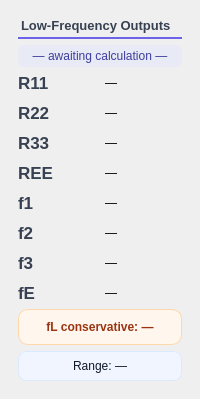
        <widget class="QFrame" name="cardOutputs">
         <property name="styleSheet">
          <string notr="true">#cardOutputs { 
background-color: #f8fafc;
color: #334155;
border-radius: 8px;
border: 1px solid #e2e8f0;
}
</string>
         </property>
         <property name="card" stdset="0">
          <bool>true</bool>
         </property>
         <layout class="QVBoxLayout" name="verticalLayoutOutputs">
          <property name="leftMargin">
           <number>18</number>
          </property>
          <property name="topMargin">
           <number>18</number>
          </property>
          <property name="rightMargin">
           <number>18</number>
          </property>
          <property name="bottomMargin">
           <number>18</number>
          </property>
          <item>
           <widget class="QLabel" name="labelLowTitle">
            <property name="sizePolicy">
             <sizepolicy hsizetype="Preferred" vsizetype="Fixed">
              <horstretch>0</horstretch>
              <verstretch>0</verstretch>
             </sizepolicy>
            </property>
            <property name="styleSheet">
             <string notr="true">QLabel {
    color: #374151;
    font-size: 13px;
    font-weight: 600;
	background-color: transparent;
    padding-bottom: 4px;
    border: none;
    border-bottom: 2px solid #6D63E8;
	
	
	font: 13pt &quot;Rockwell&quot;;
}</string>
            </property>
            <property name="text">
             <string>Low-Frequency Outputs</string>
            </property>
            <property name="sectionTitle" stdset="0">
             <bool>true</bool>
            </property>
           </widget>
          </item>
          <item>
           <widget class="QLabel" name="labelMode">
            <property name="styleSheet">
             <string notr="true">QLabel {
    background-color: #e8eaf6;
    color: #3d3d9e;
    border-radius: 6px;
    font: 700 11pt &quot;Rockwell&quot;;
    padding: 4px 14px; 
    qproperty-alignment: AlignCenter;
}</string>
            </property>
            <property name="text">
             <string>— awaiting calculation —</string>
            </property>
            <property name="alignment">
             <set>Qt::AlignmentFlag::AlignCenter</set>
            </property>
           </widget>
          </item>
          <item>
           <layout class="QGridLayout" name="gridLowOutputs">
            <property name="spacing">
             <number>10</number>
            </property>
            <item row="0" column="0">
             <widget class="QLabel" name="labelR11Text">
              <property name="styleSheet">
               <string notr="true">QLabel {
    color: #374151;
    font-family: &quot;Rockwell&quot;;
    font-size: 13pt;
    font-weight: bold;
    background: transparent;
    border: none;
}</string>
              </property>
              <property name="text">
               <string>R11</string>
              </property>
              <property name="fieldLabel" stdset="0">
               <bool>true</bool>
              </property>
             </widget>
            </item>
            <item row="0" column="1">
             <widget class="QLabel" name="labelR11">
              <property name="text">
               <string>—</string>
              </property>
              <property name="outputBox" stdset="0">
               <bool>true</bool>
              </property>
             </widget>
            </item>
            <item row="1" column="0">
             <widget class="QLabel" name="labelR22Text">
              <property name="styleSheet">
               <string notr="true">QLabel {
    color: #374151;
    font-family: &quot;Rockwell&quot;;
    font-size: 13pt;
    font-weight: bold;
    background: transparent;
    border: none;
}</string>
              </property>
              <property name="text">
               <string>R22</string>
              </property>
              <property name="fieldLabel" stdset="0">
               <bool>true</bool>
              </property>
             </widget>
            </item>
            <item row="1" column="1">
             <widget class="QLabel" name="labelR22">
              <property name="text">
               <string>—</string>
              </property>
              <property name="outputBox" stdset="0">
               <bool>true</bool>
              </property>
             </widget>
            </item>
            <item row="2" column="0">
             <widget class="QLabel" name="labelR33Text">
              <property name="styleSheet">
               <string notr="true">QLabel {
    color: #374151;
    font-family: &quot;Rockwell&quot;;
    font-size: 13pt;
    font-weight: bold;
    background: transparent;
    border: none;
}</string>
              </property>
              <property name="text">
               <string>R33</string>
              </property>
              <property name="fieldLabel" stdset="0">
               <bool>true</bool>
              </property>
             </widget>
            </item>
            <item row="2" column="1">
             <widget class="QLabel" name="labelR33">
              <property name="text">
               <string>—</string>
              </property>
              <property name="outputBox" stdset="0">
               <bool>true</bool>
              </property>
             </widget>
            </item>
            <item row="3" column="0">
             <widget class="QLabel" name="labelREEText">
              <property name="styleSheet">
               <string notr="true">QLabel {
    color: #374151;
    font-family: &quot;Rockwell&quot;;
    font-size: 13pt;
    font-weight: bold;
    background: transparent;
    border: none;
}</string>
              </property>
              <property name="text">
               <string>REE</string>
              </property>
              <property name="fieldLabel" stdset="0">
               <bool>true</bool>
              </property>
             </widget>
            </item>
            <item row="3" column="1">
             <widget class="QLabel" name="labelREE">
              <property name="text">
               <string>—</string>
              </property>
              <property name="outputBox" stdset="0">
               <bool>true</bool>
              </property>
             </widget>
            </item>
            <item row="4" column="0">
             <widget class="QLabel" name="labelF1Text">
              <property name="styleSheet">
               <string notr="true">QLabel {
    color: #374151;
    font-family: &quot;Rockwell&quot;;
    font-size: 13pt;
    font-weight: bold;
    background: transparent;
    border: none;
}</string>
              </property>
              <property name="text">
               <string>f1</string>
              </property>
              <property name="fieldLabel" stdset="0">
               <bool>true</bool>
              </property>
             </widget>
            </item>
            <item row="4" column="1">
             <widget class="QLabel" name="labelF1">
              <property name="text">
               <string>—</string>
              </property>
              <property name="outputBox" stdset="0">
               <bool>true</bool>
              </property>
             </widget>
            </item>
            <item row="5" column="0">
             <widget class="QLabel" name="labelF2Text">
              <property name="styleSheet">
               <string notr="true">QLabel {
    color: #374151;
    font-family: &quot;Rockwell&quot;;
    font-size: 13pt;
    font-weight: bold;
    background: transparent;
    border: none;
}</string>
              </property>
              <property name="text">
               <string>f2</string>
              </property>
              <property name="fieldLabel" stdset="0">
               <bool>true</bool>
              </property>
             </widget>
            </item>
            <item row="5" column="1">
             <widget class="QLabel" name="labelF2">
              <property name="text">
               <string>—</string>
              </property>
              <property name="outputBox" stdset="0">
               <bool>true</bool>
              </property>
             </widget>
            </item>
            <item row="6" column="0">
             <widget class="QLabel" name="labelF3Text">
              <property name="styleSheet">
               <string notr="true">QLabel {
    color: #374151;
    font-family: &quot;Rockwell&quot;;
    font-size: 13pt;
    font-weight: bold;
    background: transparent;
    border: none;
}</string>
              </property>
              <property name="text">
               <string>f3</string>
              </property>
              <property name="fieldLabel" stdset="0">
               <bool>true</bool>
              </property>
             </widget>
            </item>
            <item row="6" column="1">
             <widget class="QLabel" name="labelF3">
              <property name="text">
               <string>—</string>
              </property>
              <property name="outputBox" stdset="0">
               <bool>true</bool>
              </property>
             </widget>
            </item>
            <item row="7" column="0">
             <widget class="QLabel" name="labelFEText">
              <property name="styleSheet">
               <string notr="true">QLabel {
    color: #374151;
    font-family: &quot;Rockwell&quot;;
    font-size: 13pt;
    font-weight: bold;
    background: transparent;
    border: none;
}</string>
              </property>
              <property name="text">
               <string>fE</string>
              </property>
              <property name="fieldLabel" stdset="0">
               <bool>true</bool>
              </property>
             </widget>
            </item>
            <item row="7" column="1">
             <widget class="QLabel" name="labelFE">
              <property name="text">
               <string>—</string>
              </property>
              <property name="outputBox" stdset="0">
               <bool>true</bool>
              </property>
             </widget>
            </item>
           </layout>
          </item>
          <item>
           <widget class="QLabel" name="labelFLConservative">
            <property name="styleSheet">
             <string notr="true">QLabel {
    background-color: #fff7ed;
    border: 1px solid #fed7aa;
    border-radius: 10px;
    padding: 10px;
    color: #9a3412;
    font-size: 12px;
    font-weight: 700;
}</string>
            </property>
            <property name="text">
             <string>fL conservative: —</string>
            </property>
            <property name="alignment">
             <set>Qt::AlignmentFlag::AlignCenter</set>
            </property>
           </widget>
          </item>
          <item>
           <widget class="QLabel" name="labelFLRange">
            <property name="styleSheet">
             <string notr="true">QLabel {
    background-color: #f0f5ff;
    border: 1px solid #dbeafe;
    border-radius: 8px;
    padding: 7px 5px;
    color: #111827;
    font-size: 12px;
}</string>
            </property>
            <property name="text">
             <string>Range: —</string>
            </property>
            <property name="alignment">
             <set>Qt::AlignmentFlag::AlignCenter</set>
            </property>
           </widget>
          </item>
         </layout>
        </widget>
